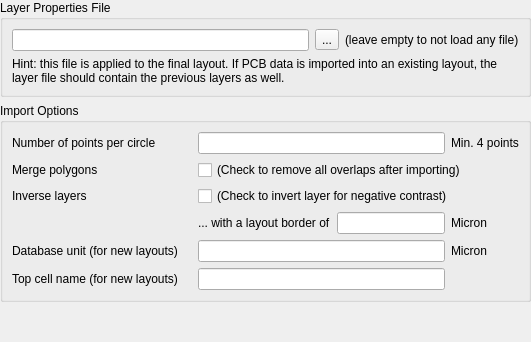
     <widget class="QWidget" name="page_7" >
      <layout class="QVBoxLayout" >
       <property name="margin" >
        <number>0</number>
       </property>
       <property name="spacing" >
        <number>6</number>
       </property>
       <item>
        <widget class="QGroupBox" name="groupBox_2" >
         <property name="title" >
          <string>Layer Properties File</string>
         </property>
         <layout class="QGridLayout" >
          <property name="margin" >
           <number>9</number>
          </property>
          <property name="spacing" >
           <number>6</number>
          </property>
          <item row="1" column="0" colspan="3" >
           <widget class="QLabel" name="label_5" >
            <property name="text" >
             <string>Hint: this file is applied to the final layout. If PCB data is imported into an existing layout, the layer file should contain the previous layers as well.</string>
            </property>
            <property name="wordWrap" >
             <bool>true</bool>
            </property>
           </widget>
          </item>
          <item row="0" column="2" >
           <widget class="QLabel" name="label_4" >
            <property name="text" >
             <string>(leave empty to not load any file)</string>
            </property>
           </widget>
          </item>
          <item row="0" column="0" >
           <widget class="QLineEdit" name="layer_properties_file_le" />
          </item>
          <item row="0" column="1" >
           <widget class="QToolButton" name="layer_properties_file_browse_pb" >
            <property name="text" >
             <string>...</string>
            </property>
           </widget>
          </item>
         </layout>
        </widget>
       </item>
       <item>
        <widget class="QGroupBox" name="groupBox_3" >
         <property name="title" >
          <string>Import Options</string>
         </property>
         <layout class="QGridLayout" >
          <property name="margin" >
           <number>9</number>
          </property>
          <property name="spacing" >
           <number>6</number>
          </property>
          <item row="3" column="2" >
           <widget class="QLineEdit" name="border_le" />
          </item>
          <item row="2" column="0" >
           <widget class="QLabel" name="label_2" >
            <property name="text" >
             <string>Inverse layers</string>
            </property>
           </widget>
          </item>
          <item row="0" column="3" >
           <widget class="QLabel" name="label_16" >
            <property name="text" >
             <string>Min. 4 points</string>
            </property>
           </widget>
          </item>
          <item row="4" column="3" >
           <widget class="QLabel" name="dbu_lbl2" >
            <property name="text" >
             <string>Micron</string>
            </property>
           </widget>
          </item>
          <item row="1" column="0" >
           <widget class="QLabel" name="label_12" >
            <property name="text" >
             <string>Merge polygons</string>
            </property>
           </widget>
          </item>
          <item row="0" column="0" >
           <widget class="QLabel" name="label_11" >
            <property name="text" >
             <string>Number of points per circle   </string>
            </property>
           </widget>
          </item>
          <item row="4" column="0" >
           <widget class="QLabel" name="dbu_lbl1" >
            <property name="text" >
             <string>Database unit (for new layouts)   </string>
            </property>
           </widget>
          </item>
          <item row="5" column="0" >
           <widget class="QLabel" name="topcell_lbl" >
            <property name="text" >
             <string>Top cell name (for new layouts)    </string>
            </property>
           </widget>
          </item>
          <item row="3" column="1" >
           <widget class="QLabel" name="label_7" >
            <property name="text" >
             <string>... with a layout border of</string>
            </property>
           </widget>
          </item>
          <item row="4" column="1" colspan="2" >
           <widget class="QLineEdit" name="dbu_le" />
          </item>
          <item row="5" column="1" colspan="2" >
           <widget class="QLineEdit" name="topcell_le" />
          </item>
          <item row="2" column="1" colspan="3" >
           <widget class="QCheckBox" name="invert_cb" >
            <property name="text" >
             <string>(Check to invert layer for negative contrast)</string>
            </property>
           </widget>
          </item>
          <item row="1" column="1" colspan="3" >
           <widget class="QCheckBox" name="merge_cb" >
            <property name="text" >
             <string>(Check to remove all overlaps after importing)</string>
            </property>
           </widget>
          </item>
          <item row="0" column="1" colspan="2" >
           <widget class="QLineEdit" name="circle_points_le" />
          </item>
          <item row="3" column="3" >
           <widget class="QLabel" name="label_6" >
            <property name="text" >
             <string>Micron</string>
            </property>
           </widget>
          </item>
         </layout>
        </widget>
       </item>
       <item>
        <spacer>
         <property name="orientation" >
          <enum>Qt::Vertical</enum>
         </property>
         <property name="sizeHint" >
          <size>
           <width>20</width>
           <height>40</height>
          </size>
         </property>
        </spacer>
       </item>
      </layout>
     </widget>
